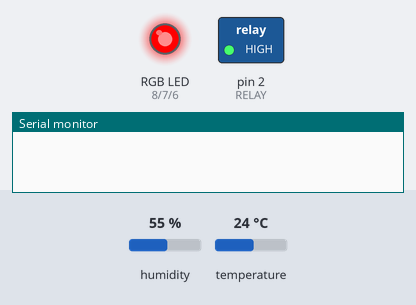
Recording of a sketch running on a simulated Arduino Uno, built with avr-gcc and run on an emulated ATmega328P. Parts: switched loads named in the sketch (green lamp = pin HIGH), an RGB LED mixed from three pins (HIGH = lit), the last lines printed to the serial monitor. Inputs (shaded band) come from the test bench; at power-on: humidity 55 %, temperature 24 °C.

Above: at 0.2 s.
At 3.2 s:
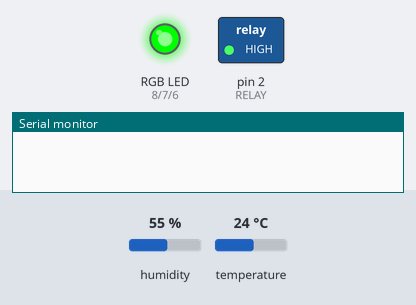
At 6.2 s:
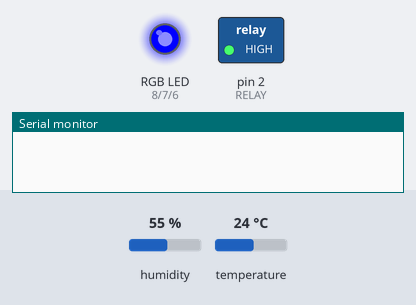
At 12.2 s:
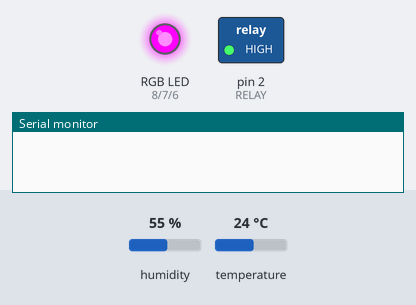
At 18.2 s:
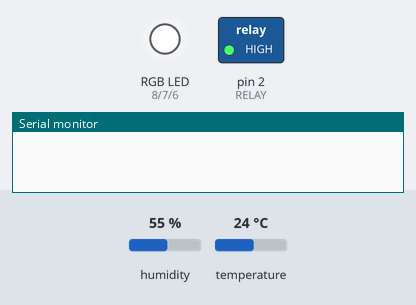
At 22.2 s:
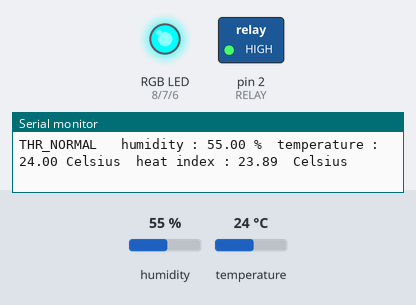
Timing chart, 0 to 23.7 s (numbered marks = the images above):
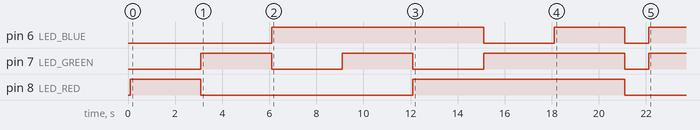

The sketch:

ArduinoHumidifier.ino
```cpp
#include "DHT.h"

#define DHTPIN 3
#define DHTTYPE DHT11

#define LED_RED 8
#define LED_GREEN 7
#define LED_BLUE 6
#define RELAY 2

#define THR_NORMAL 27
#define THR_CAUTION 32
#define THR_CAUTION_EXTR 41

DHT dht(DHTPIN, DHTTYPE);

float humidity, heat_index,  temperature_celsius;

void setup() {

    Serial.begin(9600);

    pinMode(LED_RED, OUTPUT);
    pinMode(LED_GREEN, OUTPUT);
    pinMode(LED_BLUE, OUTPUT);
    pinMode(RELAY, OUTPUT);

    // RGB CATHODO
    digitalWrite(LED_RED, LOW);
    digitalWrite(LED_GREEN, LOW);
    digitalWrite(LED_BLUE, LOW);

    dht.begin();

    delay(100);
    // RELAY NORMAL OPEN
    digitalWrite(RELAY, HIGH);

     // RED
    digitalWrite(LED_RED, HIGH);
    digitalWrite(LED_GREEN, LOW);
    digitalWrite(LED_BLUE, LOW);
    delay(3000);
    // GREEN
    digitalWrite(LED_RED, LOW);
    digitalWrite(LED_GREEN, HIGH);
    digitalWrite(LED_BLUE, LOW);
    delay(3000);
    // BLUE
    digitalWrite(LED_RED, LOW);
    digitalWrite(LED_GREEN, LOW);
    digitalWrite(LED_BLUE, HIGH);
    delay(3000);
    // CIANO
    digitalWrite(LED_RED, LOW);
    digitalWrite(LED_GREEN, HIGH);
    digitalWrite(LED_BLUE, HIGH);
    delay(3000);
    // PURPLE
    digitalWrite(LED_RED, HIGH);
    digitalWrite(LED_GREEN, LOW);
    digitalWrite(LED_BLUE, HIGH);
    delay(3000);
    // YELLOW
    digitalWrite(LED_RED, HIGH);
    digitalWrite(LED_GREEN, HIGH);
    digitalWrite(LED_BLUE, LOW);
    delay(3000);
    // White
    digitalWrite(LED_RED, HIGH);
    digitalWrite(LED_GREEN, HIGH);
    digitalWrite(LED_BLUE, HIGH);
    delay(3000);
    // TURN OFF
    digitalWrite(LED_RED, LOW);
    digitalWrite(LED_GREEN, LOW);
    digitalWrite(LED_BLUE, LOW);

  delay(1000);
}

void loop() {
    humidity = dht.readHumidity();
    temperature_celsius =dht.readTemperature();
    heat_index = dht.computeHeatIndex(temperature_celsius, humidity, false);


    if (isnan(humidity) || isnan(temperature_celsius)) {
      Serial.println("Failed to read from DHT sensor!");
      return;
    }


    if (heat_index < THR_NORMAL) {
    // no warning, turn on ciano
    digitalWrite(LED_RED, LOW);
    digitalWrite(LED_GREEN, HIGH);
    digitalWrite(LED_BLUE, HIGH);
    digitalWrite(RELAY,HIGH);
    Serial.print("THR_NORMAL \t");


    }
    else if (heat_index < THR_CAUTION) {
      // caution, turn on blue LED

      digitalWrite(LED_RED, LOW);
      digitalWrite(LED_GREEN, LOW);
      digitalWrite(LED_BLUE, HIGH);
      digitalWrite(RELAY,LOW);
      Serial.print("THR_CAUTION \t");


    }
    else if (heat_index < THR_CAUTION_EXTR) {
      // extreme caution, turn on purple LED
      digitalWrite(LED_RED, HIGH);
      digitalWrite(LED_GREEN, LOW);
      digitalWrite(LED_BLUE, HIGH);
      digitalWrite(RELAY,LOW);
      Serial.print("THR_CAUTION_EXTR \t");


    }
    else {
      // (extreme) danger, turn on red LED
      digitalWrite(LED_RED, HIGH);
      digitalWrite(LED_GREEN, LOW);
      digitalWrite(LED_BLUE, LOW);
      digitalWrite(RELAY,LOW);
      Serial.print("EXTREME \t");


    }

    Serial.print("humidity : ");
    Serial.print(humidity);
    Serial.print(" %\t");
    Serial.print("temperature : ");
    Serial.print(temperature_celsius);
    Serial.print(" Celsius\t");
    Serial.print("heat index : ");
    Serial.print(heat_index);
    Serial.println("  Celsius ");

  delay(5000);
}
```

Measured:
- by itself, pin 6 (LED_BLUE): HIGH → LOW at 15.1 s, → HIGH 3.0 s later, → LOW 3.0 s later, → HIGH 1.0 s later
- by itself, pin 7 (LED_GREEN): goes LOW 3.0 s, HIGH 3.0 s, LOW 3.0 s, HIGH 6.0 s, LOW 1.0 s, then HIGH
